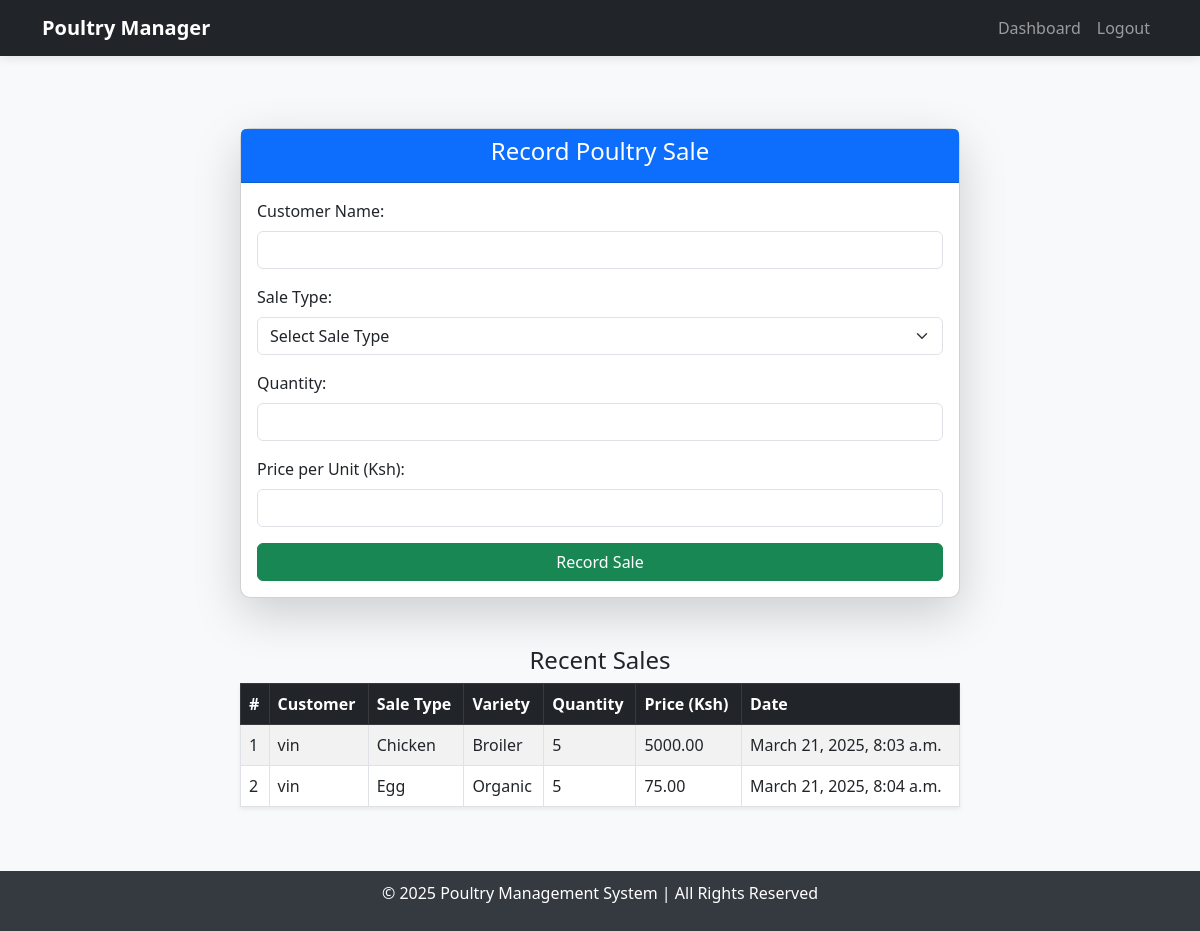
Page /record-sale/ (signed in) on the committed database.
### poultry/models.py (models this page shows, shortened)
class Sale(models.Model):
    customer_name = models.CharField(max_length=100)
    chicken = models.ForeignKey(Chicken, null=True, blank=True, on_delete=models.CASCADE)
    eggs = models.ForeignKey(Egg, null=True, blank=True, on_delete=models.CASCADE)
    quantity = models.PositiveIntegerField()
    price = models.DecimalField(max_digits=10, decimal_places=2)
    date_sold = models.DateTimeField(auto_now_add=True)
    chicken_variety = models.CharField(max_length=50, null=True, blank=True)
    egg_variety = models.CharField(max_length=20, null=True, blank=True)
    related_sale = models.ForeignKey('Sale', null=True, blank=True, on_delete=models.CASCADE)

### poultry/views.py (the view, shortened to what this page needs)
# urls.py: path('record-sale/', views.record_poultry_sale, name='record_poultry_sale'),
@login_required
def record_poultry_sale(request):
    return render(request, "poultry/record_sale.html", {
        "sales": Sale.objects.all(),
        "chickens": Chicken.objects.all(),
        "eggs": Egg.objects.all(),
    })

### poultry/templates/poultry/record_sale.html (shortened to what this page needs)
{% extends 'base.html' %}
{% load static %}
{% block content %}
<div class="container mt-5">
    <div class="row justify-content-center">
        <div class="col-md-8">
            <div class="card shadow-lg">
                <div class="card-header bg-primary text-white text-center">
                    <h4>Record Poultry Sale</h4>
                </div>
                <div class="card-body">
                    <form method="POST">
                        <div class="mb-3">
                            <label class="form-label">Customer Name:</label>
                            <input type="text" name="customer_name" class="form-control" required>
                        </div>
                        <div class="mb-3">
                            <label class="form-label">Sale Type:</label>
                            <select name="sale_type" id="saleType" class="form-select" required>
                                <option value="">Select Sale Type</option>
                            </select>
                        </div>
                        <div class="mb-3">
                            <label class="form-label">Quantity:</label>
                            <input type="number" name="quantity" class="form-control" min="1" required>
                        </div>
                        <div class="mb-3">
                            <label class="form-label">Price per Unit (Ksh):</label>
                            <input type="number" name="price" class="form-control" min="1" required>
                        </div>
                        <button type="submit" class="btn btn-success w-100">Record Sale</button>
                    </form>
                </div>
            </div>
            <div class="mt-5">
                <h4 class="text-center">Recent Sales</h4>
                <table class="table table-bordered table-striped shadow-sm">
                    <thead class="table-dark">
                        <tr>
                            <th>#</th>
                            <th>Customer</th>
                            <th>Sale Type</th>
                            <th>Variety</th>
                            <th>Quantity</th>
                            <th>Price (Ksh)</th>
                            <th>Date</th>
                        </tr>
                    </thead>
                    <tbody>
                        {% for sale in sales %}
                        <tr>
                            <td>{{ forloop.counter }}</td>
                            <td>{{ sale.customer_name }}</td>
                            <td>
                                {% if sale.chicken %} Chicken
                                {% elif sale.eggs %} Egg
                                {% else %} N/A
                                {% endif %}
                            </td>
                            <td>
                                {% if sale.chicken_variety %} {{ sale.chicken_variety|title }}
                                {% elif sale.egg_variety %} {{ sale.egg_variety|title }}
                                {% else %} N/A
                                {% endif %}
                            </td>
                            <td>{{ sale.quantity }}</td>
                            <td>{{ sale.price }}</td>
                            <td>{{ sale.date_sold }}</td>
                        </tr>
                        {% empty %}
                        <tr>
                            <td colspan="7" class="text-center text-muted">No sales recorded yet.</td>
                        </tr>
                        {% endfor %}
                    </tbody>
                </table>
            </div>
        </div>
    </div>
</div>
{% endblock %}

### poultry/templates/base.html (style rules this page uses)
body { display: flex; flex-direction: column; min-height: 100vh; background-color: #f8f9fa; }
.card { border-radius: 10px; transition: transform 0.2s; }

### rows in the picture
Sale: customer_name "vin", shows "Chicken", chicken_variety "Broiler", quantity "5", price "5000.00", date_sold "March 21, 2025, 8:03 a.m."
Sale: customer_name "vin", shows "Egg", egg_variety "Organic", quantity "5", price "75.00", date_sold "March 21, 2025, 8:04 a.m."
